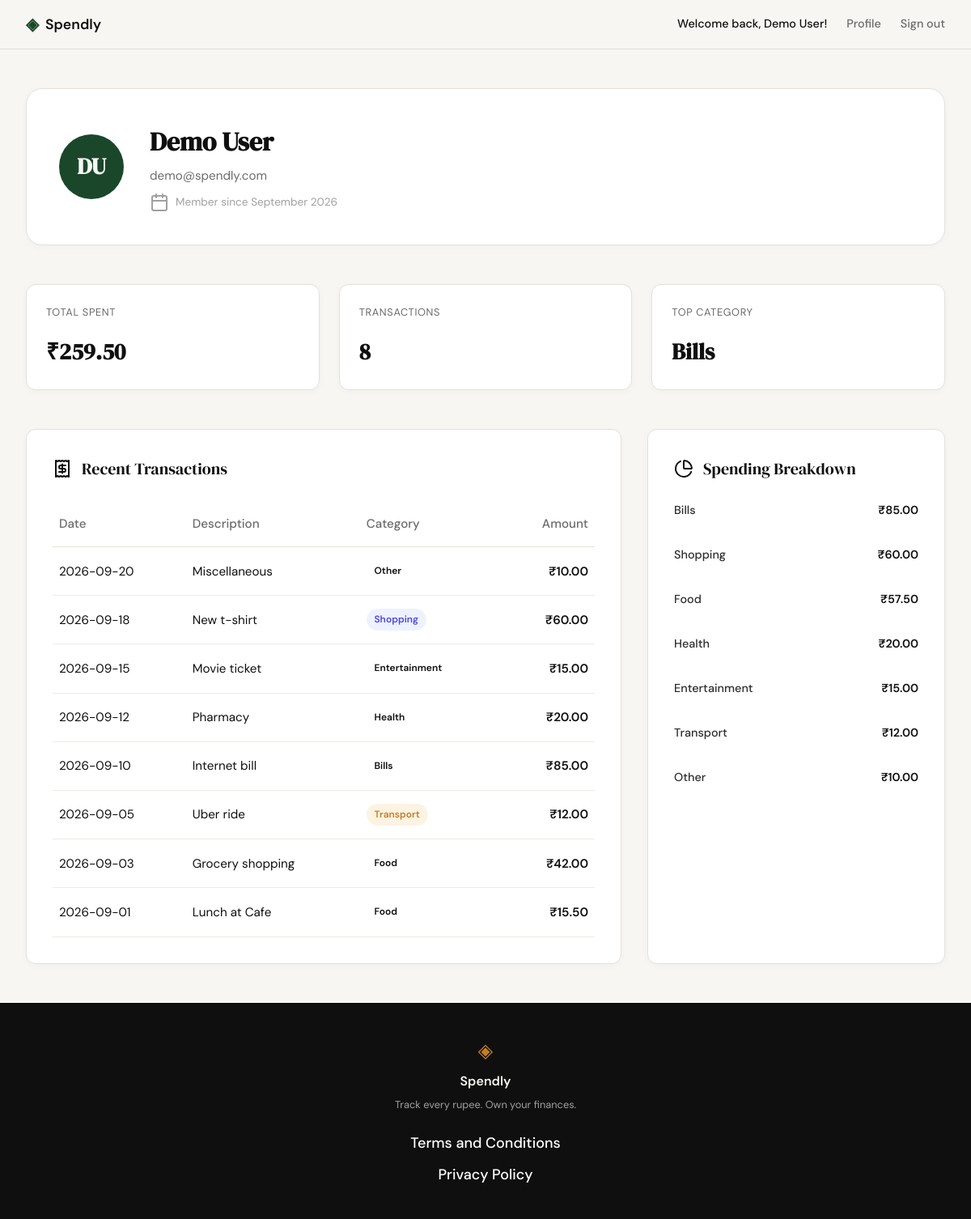
Screenshot of /profile (signed in) with the database file from the repository.
### tables this page shows
CREATE TABLE users (
                id INTEGER PRIMARY KEY AUTOINCREMENT,
                name TEXT NOT NULL,
                email TEXT UNIQUE NOT NULL,
                password_hash TEXT NOT NULL,
                created_at TEXT DEFAULT (datetime('now'))
            );

CREATE TABLE expenses (
                id INTEGER PRIMARY KEY AUTOINCREMENT,
                user_id INTEGER NOT NULL,
                amount REAL NOT NULL,
                category TEXT NOT NULL,
                date TEXT NOT NULL,
                description TEXT,
                created_at TEXT DEFAULT (datetime('now')),
                FOREIGN KEY (user_id) REFERENCES users(id)
            );

### app.py (the view)
@app.route("/profile")
def profile():
    if not session.get("user_id"):
        return redirect(url_for("login"))
    user_id = session.get("user_id")
    user_profile = get_profile_by_id(user_id)
    if not user_profile:
        abort(404)
    summary_stats = get_summary_stats(user_id)
    summary_stats = {
        "total_spent": f"₹{summary_stats['total_spent']:.2f}",
        "transaction_count": summary_stats['transaction_count'],
        "top_category": summary_stats['top_category']
    }
    recent_transactions = [
        {
            **tx,
            "amount": f"₹{tx['amount']:.2f}",
            "badge_class": f"badge-{tx['category'].lower()}"
        }
        for tx in get_recent_transactions(user_id)
    ]
    category_data = get_category_breakdown(user_id)
    color_map = {
        "Housing": "color-blue",
        "Shopping": "color-purple",
        "Dining": "color-orange",
        "Transport": "color-green"
    }
    category_breakdown = [
        {
            **item,
            "amount": f"₹{item['amount']:.2f}",
            "color_class": color_map.get(item['category'], "color-gray")
        }
        for item in category_data
    ]
    return render_template(
        "profile.html",
        user_profile=user_profile,
        summary_stats=summary_stats,
        recent_transactions=recent_transactions,
        category_breakdown=category_breakdown
    )

### app.py (called while the page is built)
@app.context_processor
def inject_user():
    user_id = session.get("user_id")
    if user_id:
        return {"current_user": get_user_by_id(user_id)}
    return {"current_user": None}

### database/db.py (called while the page is built)
def get_db():
    conn = sqlite3.connect(DATABASE_PATH)
    conn.row_factory = sqlite3.Row
    conn.execute("PRAGMA foreign_keys = ON")
    return conn

def get_user_by_id(user_id):
    with get_db() as conn:
        return conn.execute("SELECT * FROM users WHERE id = ?", (user_id,)).fetchone()

### database/queries.py (called while the page is built)
def get_user_by_id(user_id):
    with get_db() as conn:
        user = conn.execute("SELECT name, email, created_at FROM users WHERE id = ?", (user_id,)).fetchone()
        if user:
            dt = datetime.strptime(user["created_at"], "%Y-%m-%d %H:%M:%S")
            return {
                "name": user["name"],
                "email": user["email"],
                "member_since": dt.strftime("%B %Y"),
                "initials": "".join([n[0] for n in user["name"].split()]).upper()
            }
        return None

def get_summary_stats(user_id):
    with get_db() as conn:
        stats = conn.execute(
            "SELECT SUM(amount), COUNT(id) FROM expenses WHERE user_id = ?",
            (user_id,)
        ).fetchone()
        total_spent = stats[0] if stats[0] is not None else 0.0
        transaction_count = stats[1] if stats[1] is not None else 0
        top_cat_row = conn.execute(
            """
            SELECT category FROM expenses
            WHERE user_id = ?
            GROUP BY category
            ORDER BY SUM(amount) DESC
            LIMIT 1
            """,
            (user_id,)
        ).fetchone()
        top_category = top_cat_row[0] if top_cat_row else "—"
        return {
            "total_spent": total_spent,
            "transaction_count": transaction_count,
            "top_category": top_category
        }

def get_recent_transactions(user_id, limit=10):
    with get_db() as conn:
        query = "SELECT date, description, category, amount FROM expenses WHERE user_id = ? ORDER BY date DESC LIMIT ?"
        rows = conn.execute(query, (user_id, limit)).fetchall()
        return [dict(row) for row in rows]

### templates/profile.html (shortened to what this page needs)
{% extends "base.html" %}
{% block head %}
<link rel="stylesheet" href="{{ url_for('static', filename='css/profile.css') }}">
{% endblock %}
{% block content %}
<div class="profile-container">
    <header class="profile-header">
        <div class="profile-avatar">
            {{ user_profile.initials }}
        </div>
        <div class="profile-info">
            <h1>{{ user_profile.name }}</h1>
            <p>{{ user_profile.email }}</p>
            <div class="profile-meta">
                <i data-lucide="calendar" class="icon"></i>
                <span>Member since {{ user_profile.member_since }}</span>
            </div>
        </div>
    </header>
    <section class="stats-grid">
        <div class="stat-box">
            <span class="stat-label">Total Spent</span>
            <span class="stat-value">{{ summary_stats.total_spent }}</span>
        </div>
        <div class="stat-box">
            <span class="stat-label">Transactions</span>
            <span class="stat-value">{{ summary_stats.transaction_count }}</span>
        </div>
        <div class="stat-box">
            <span class="stat-label">Top Category</span>
            <span class="stat-value">{{ summary_stats.top_category }}</span>
        </div>
    </section>
    <div class="profile-dashboard">
        <section class="content-card">
            <div class="card-title">
                <i data-lucide="receipt" class="icon"></i>
                Recent Transactions
            </div>
            <div class="table-responsive">
                <table class="history-table">
                    <thead>
                        <tr>
                            <th>Date</th>
                            <th>Description</th>
                            <th>Category</th>
                            <th style="text-align: right;">Amount</th>
                        </tr>
                    </thead>
                    <tbody>
                        {% for tx in recent_transactions %}
                        <tr>
                            <td>{{ tx.date }}</td>
                            <td>{{ tx.description }}</td>
                            <td>
                                <span class="badge {{ tx.badge_class }}">
                                    {{ tx.category }}
                                </span>
                            </td>
                            <td class="amount-cell">{{ tx.amount }}</td>
                        </tr>
                        {% endfor %}
                    </tbody>
                </table>
            </div>
        </section>
        <section class="content-card">
            <div class="card-title">
                <i data-lucide="pie-chart" class="icon"></i>
                Spending Breakdown
            </div>
            <div class="category-list">
                {% for cat in category_breakdown %}
                <div class="category-item">
                    <div class="category-info">
                        <span class="category-label">{{ cat.category }}</span>
                        <span class="category-amount">{{ cat.amount }}</span>
                    </div>
                </div>
                {% endfor %}
            </div>
        </section>
    </div>
</div>
{% endblock %}

### templates/base.html (shortened to what this page needs)
<!DOCTYPE html>
<html lang="en">
<head>
    <link rel="stylesheet" href="{{ url_for('static', filename='css/style.css') }}">
    {% block head %}{% endblock %}
</head>
<body>
    <nav class="navbar">
        <div class="nav-inner">
            <a href="{{ url_for('landing') }}" class="nav-brand">
                <span class="brand-icon">◈</span>
                <span class="brand-name">Spendly</span>
            </a>
            <div class="nav-links">
                {% if current_user %}
                    <span class="nav-welcome">Welcome back, {{ current_user['name'] }}!</span>
                    <a href="{{ url_for('profile') }}" class="nav-link">Profile</a>
                    <a href="{{ url_for('logout') }}" class="nav-auth">Sign out</a>
                {% else %}
                    <a href="{{ url_for('login') }}">Sign in</a>
                    <a href="{{ url_for('register') }}" class="nav-cta">Get started</a>
                {% endif %}
            </div>
        </div>
    </nav>
    <main class="main-content">
        {% block content %}{% endblock %}
    </main>
    <footer class="footer">
        <div class="footer-inner">
            <span class="brand-icon">◈</span>
            <span class="footer-name">Spendly</span>
            <p class="footer-copy">Track every rupee. Own your finances.</p>
            <div class="footer-links">
                <a href="{{ url_for('terms') }}">Terms and Conditions</a>
                <a href="{{ url_for('privacy') }}">Privacy Policy</a>
            </div>
        </div>
    </footer>
</body>
</html>

### static/css/style.css (style rules this page uses)
:root { --ink: #0f0f0f; --ink-soft: #2d2d2d; --ink-muted: #6b6b6b; --ink-faint: #a0a0a0; --paper: #f7f6f3; --paper-warm: #f0ede6; --paper-card: #ffffff; --accent: #1a472a; --accent-light: #e8f0eb; --accent-2: #c17f24; --accent-2-light: #fdf3e3; --danger: #c0392b; --danger-light: #fdecea; --border: #e4e1da; --border-soft: #eeebe4; --font-display: 'DM Serif Display', Georgia, serif; --font-body: 'DM Sans', system-ui, sans-serif; --max-width: 1200px; --auth-width: 440px; --radius-sm: 6px; --radius-md: 12px; --radius-lg: 20px; }
*, *::before, *::after { box-sizing: border-box; margin: 0; padding: 0; }
html { font-size: 16px; scroll-behavior: smooth; }
body { background: var(--paper); color: var(--ink); font-family: var(--font-body); font-size: 1rem; line-height: 1.6; -webkit-font-smoothing: antialiased; }
a { color: inherit; text-decoration: none; }
.navbar { position: sticky; top: 0; z-index: 100; background: var(--paper); border-bottom: 1px solid var(--border); padding: 0 2rem; }
.nav-inner { max-width: var(--max-width); margin: 0 auto; height: 60px; display: flex; align-items: center; justify-content: space-between; }
.nav-brand { display: flex; align-items: center; gap: 0.5rem; font-family: var(--font-body); font-weight: 600; font-size: 1.1rem; color: var(--ink); }
.brand-icon { color: var(--accent); font-size: 1.3rem; }
.brand-name { color: var(--ink); }
.nav-links { display: flex; align-items: center; gap: 1.5rem; font-size: 0.9rem; font-weight: 500; }
.nav-links a { color: var(--ink-muted); transition: color 0.2s; }
.main-content { min-height: calc(100vh - 60px - 100px); }
.stats-grid { display: grid; grid-template-columns: repeat(3, 1fr); gap: 1.5rem; }
.stat-box { background: var(--paper-card); padding: 1.5rem; border-radius: var(--radius-md); display: flex; flex-direction: column; align-items: flex-start; box-shadow: 0 2px 10px rgba(0,0,0,0.03); }
.stat-label { font-size: 0.8rem; color: var(--ink-muted); margin-bottom: 0.5rem; }
.stat-value { font-family: var(--font-display); font-size: 1.5rem; color: var(--ink); font-weight: 600; }
.footer { background: var(--ink); color: var(--paper); padding: 2.5rem 2rem; text-align: center; }
.footer-inner { display: flex; flex-direction: column; align-items: center; gap: 0.4rem; }
.footer .brand-icon { color: var(--accent-2); font-size: 1.5rem; }
.footer-name { font-weight: 600; font-size: 1rem; }
.footer-copy { font-size: 0.8rem; color: var(--ink-faint); }
.footer-links { display: flex; flex-direction: column; align-items: center; gap: 10px; margin-top: 1rem; }
.footer-links a { font-size: 18px; color: #fff; font-weight: 500; transition: color 0.2s; }

### rows the page displays
users: name "Demo User", email "demo@spendly.com"
expenses: top_category "Bills", date "2026-09-10", description "Internet bill", category "Bills", amount "₹85.00"
expenses: date "2026-09-20", description "Miscellaneous", category "Other", amount "₹10.00"
expenses: date "2026-09-18", description "New t-shirt", category "Shopping", amount "₹60.00"
expenses: date "2026-09-15", description "Movie ticket", category "Entertainment", amount "₹15.00"
expenses: date "2026-09-12", description "Pharmacy", category "Health", amount "₹20.00"
expenses: date "2026-09-05", description "Uber ride", category "Transport", amount "₹12.00"
expenses: date "2026-09-03", description "Grocery shopping", category "Food", amount "₹42.00"
expenses: date "2026-09-01", description "Lunch at Cafe", category "Food", amount "₹15.50"

### other values shown
{{ user_profile.initials }} "DU"
{{ user_profile.member_since }} "September 2026"
{{ summary_stats.total_spent }} "₹259.50"
{{ summary_stats.transaction_count }} "8"
{{ cat.category }} "Bills" "Shopping" "Food" "Health" "Entertainment" "Transport" "Other"
{{ cat.amount }} "₹85.00" "₹60.00" "₹57.50" "₹20.00" "₹15.00" "₹12.00" "₹10.00"
